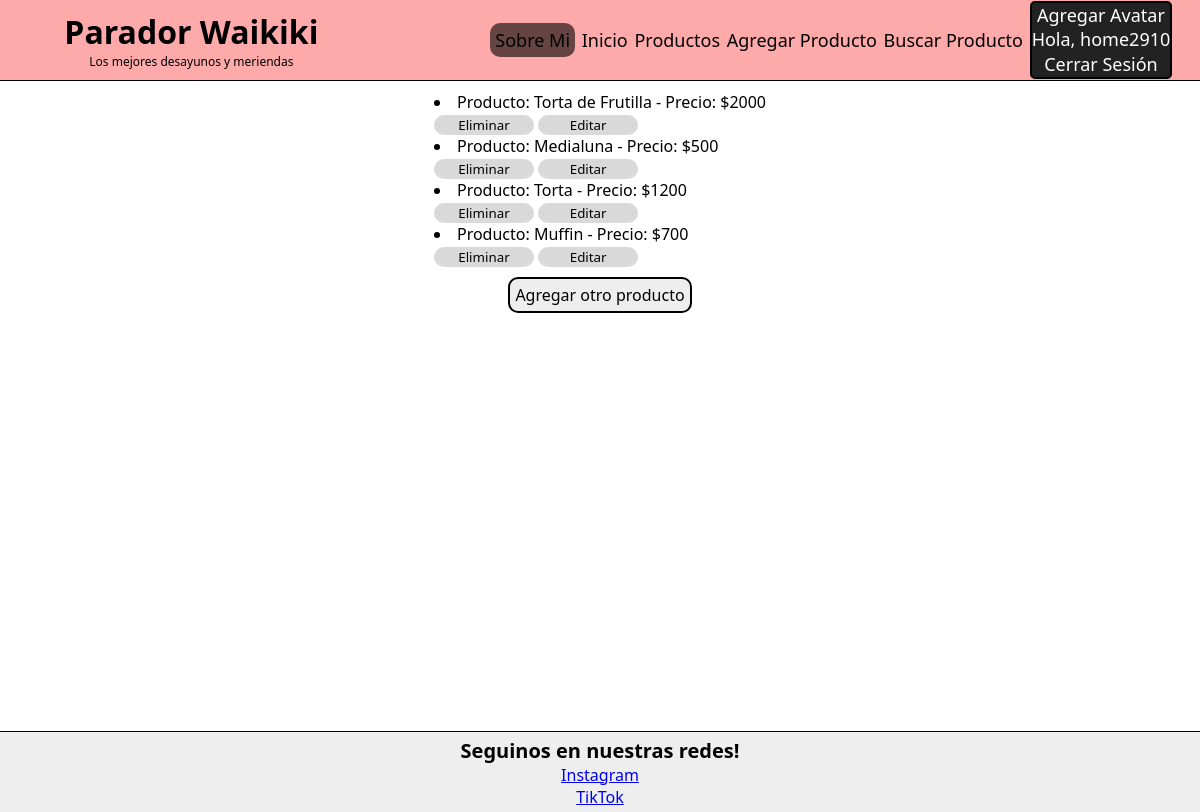
Page /Waikiki/Leer-productos/ (signed in) on the committed database.
### WaikikiApp/models.py (models this page shows)
class Producto(models.Model):
    nombre = models.CharField( max_length=50)
    precio = models.IntegerField()
    def __str__(self):
      return f'Producto: {self.nombre} - Precio: ${self.precio}'

### WaikikiApp/views.py (the view)
# urls.py: path('Leer-productos/', ProductsListView.as_view(), name='leer-producto'),
class ProductsListView(ListView):
  model = Producto
  context_object_name = 'productos'
  template_name= 'leer_productos.html'

### WaikikiApp/templates/leer_productos.html
{% extends "padre.html" %}
{% block contenido %}
<main class='main-container'>
    <section style='margin-bottom: 10px'>
        {% for p in productos %}
        <li>{{p}}</li>
        <button class='button'>
            <a style='text-decoration:none; color:black ;' href="{% url 'eliminar-producto' p.pk %}">Eliminar</a>
        </button>
        <button class='button'>
            <a style='text-decoration:none; color:black ;' href="{% url 'editar-producto' p.pk %}">Editar</a>
        </button>
        {% endfor %}
    </section>
    <a class='a-main' href="{% url 'agg' %}"> Agregar otro producto</a>
</main>
{% endblock contenido %}

### WaikikiApp/templates/padre.html (shortened to what this page needs)
<!DOCTYPE html>
<html lang="en">
<head>
    {% load static %}
    <link href="{% static 'css/style.css' %}" rel="stylesheet" />
</head>
<body>
    <header class='header'>
    <div class='header-div'>
        <h1 class='title'>Parador Waikiki</h1>
        <p class='title-text'>Los mejores desayunos y meriendas</p>
    </div>
        <nav>
            <ul class='navigation'>
                <li class='li'>
                    <a class='a' style='background-color: #0009; border-radius:10px; padding:5px;' href="{% url 'about-me' %}"> Sobre Mi </a>
                </li>
                <li class='li'>
                    <a class='a' href="{% url 'inicio' %}">Inicio</a>
                </li>
                <li class='li'>
                    <a class='a' href="{% url 'leer-producto' %}">Productos</a>
                </li>
                <li class='li'>
                    <a class='a' href="{% url 'agg' %}">Agregar Producto</a>
                </li>
                <li class='li'>
                    <a class='a' href="{% url 'busqueda-producto' %}">Buscar Producto</a>
                </li>
                {% if request.user.is_authenticated %}
                <section class='user-logout-section'>
                    <li class='li'>
                     <a class='a' style='color:white;' href="{% url 'agregar-avatar' %}">Agregar Avatar</a>
                    </li>
                    <p class="p-inicio-sesion">Hola, {{user.username}}</p>
                    <li class='li'>
                        <form action="{% url 'logout' %}" method='POST'>
                            <button style='color:white;' class='btn-logout' type='submit'>Cerrar Sesión</button>
                        </form>
                    </li>
                </section>
                {% endif %}
            </ul>
        </nav>
    </header>
 {% block contenido %}
{% endblock contenido %}
<footer>
<p>Seguinos en nuestras redes!</p>
<a href="#">Instagram</a>
<a href="#">TikTok</a>
</footer>
</body>
</html>

### WaikikiApp/static/css/style.css (style rules this page uses)
* { margin: 0; font-family: system-ui, -apple-system, BlinkMacSystemFont, 'Segoe UI', Roboto, Oxygen, Ubuntu, Cantarell, 'Open Sans', 'Helvetica Neue', sans-serif; }
.header { display: flex; height: 10vh; justify-content: space-around; align-items: center; background-color: #faa; border-bottom: 1px solid #000; }
.title-text { font-size: 12px; }
.header-div { text-align: center; }
.navigation { display: flex; flex-direction: row; align-items: center; justify-content: space-around; width: 100%; height: 100%; font-size: large; }
.li { list-style: none; }
.a { text-decoration: none; color: black; }
.a-main { text-decoration: none; color: black; background-color: #0001; padding: 5px; border: 2px solid black; border-radius: 10px ; }
.main-container { display: flex; height: 80vh; flex-direction: column; align-items: center; justify-content: flex-start; margin-top: 10px; }
.user-logout-section { display: flex; flex-direction: column; background-color: #222; color: white; border: 2px solid black; border-radius: 5px; align-items: center; }
.button { width: 100px; border: 0; border-radius: 10px; background-color: rgba(128, 128, 128, 0.299); cursor: pointer; }
.btn-logout { color: black; background-color: transparent; border: none; font-size: 18px; cursor: pointer; }
footer { border-top:1px solid black ; background-color: #0001; height: 10vh; display: flex; flex-direction: column; align-items: center; justify-content: center; }
footer p { font-size: 20px; font-weight: bold; }

### rows in the picture
Producto: nombre+precio "Producto: Torta de Frutilla - Precio: $2000"
Producto: nombre+precio "Producto: Medialuna - Precio: $500"
Producto: nombre+precio "Producto: Torta - Precio: $1200"
Producto: nombre+precio "Producto: Muffin - Precio: $700"

### other values in the picture
{{ user.username }} "home2910"
